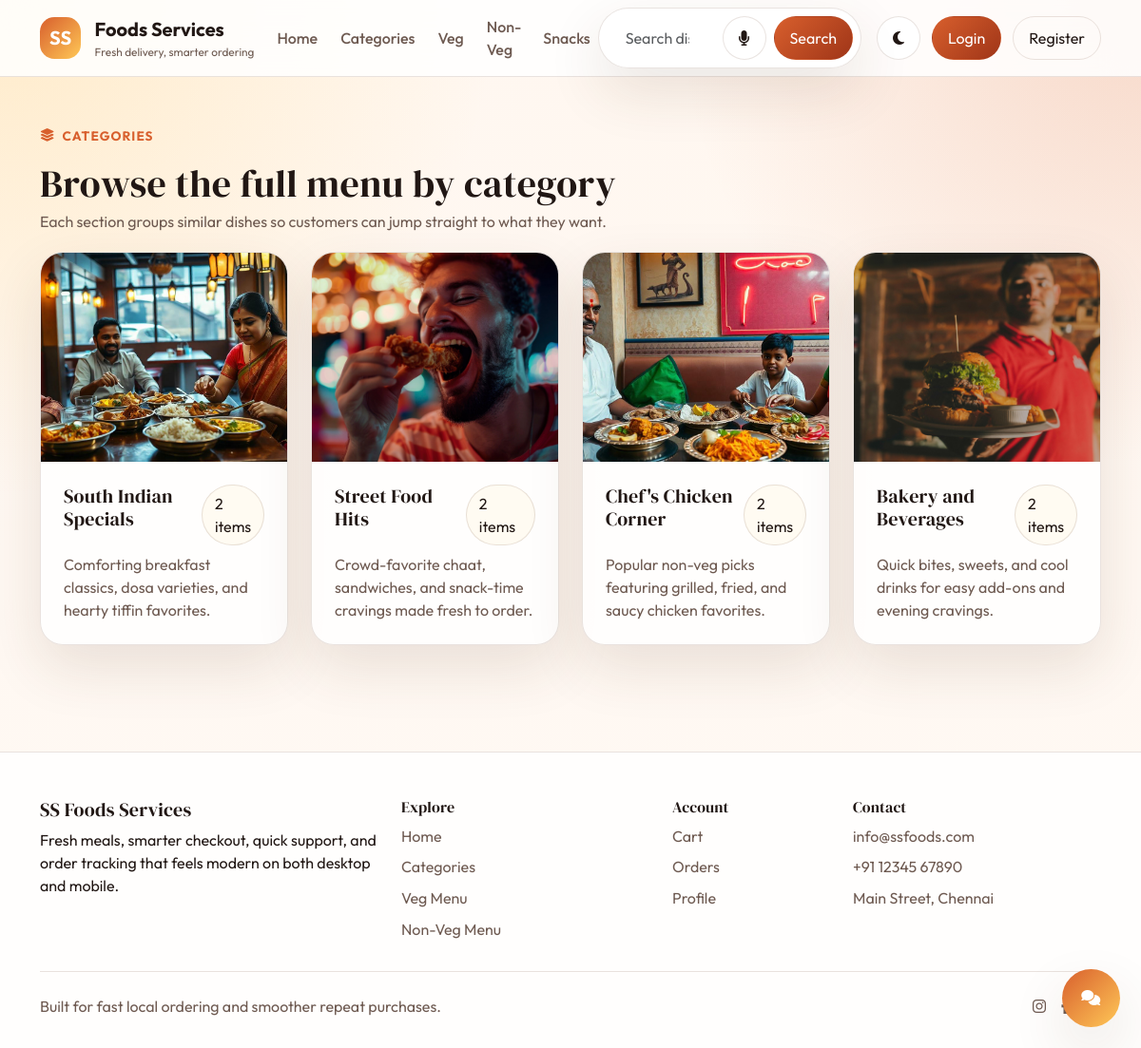
The page /category/ on the database its author committed.
### Food_app/models.py (models this page shows, shortened)
class Category(models.Model):
    food_names = models.CharField(max_length=200)
    image = models.CharField(max_length=3000, null=True, blank=True)
    image_upload = models.FileField(upload_to="category_images/", null=True, blank=True)
    description = models.TextField(max_length=1000)
    class Meta:
        ordering = ["food_names"]
    @property
    def display_image(self):
        if self.image_upload:
            return self.image_upload.url
        if self.image:
            return self.image
        return "https://via.placeholder.com/320x220?text=Category"

### Food_app/app_views.py (the view)
# urls.py: path("category/", views.category, name="Category"),
def category(request):
    categories = Category.objects.annotate(item_count=Count("items"))
    return render(request, "categories.html", {"categories": categories})

### Food_app/context_processors.py (called while the page is built, shortened)
def shared_state(request):
    if not request.user.is_authenticated:
        return {
            "cart_count": 0,
            "unread_notifications_count": 0,
            "recent_notifications": [],
        }

### Food_app/Templates/categories.html
{% extends "layouts/main.html" %}
{% block content %}
<section class="container py-4 py-lg-5">
  <div class="section-header">
    <div>
      <span class="eyebrow"><i class="fa-solid fa-layer-group"></i> Categories</span>
      <h1 class="mt-3 mb-1">Browse the full menu by category</h1>
      <p class="mb-0 subtle">Each section groups similar dishes so customers can jump straight to what they want.</p>
    </div>
  </div>
  <div class="row g-4">
    {% for item in categories %}
    <div class="col-sm-6 col-lg-4 col-xl-3">
      <a class="category-card surface-card d-block h-100" href="{% url 'CategoryDetail' item.food_names %}">
        <img src="{{ item.display_image }}" alt="{{ item.food_names }}">
        <div class="p-3 p-lg-4">
          <div class="d-flex justify-content-between align-items-start gap-2 mb-2">
            <h5 class="mb-0">{{ item.food_names }}</h5>
            <span class="status-pill">{{ item.item_count }} items</span>
          </div>
          <p class="subtle mb-0">{{ item.description|truncatewords:16 }}</p>
        </div>
      </a>
    </div>
    {% empty %}
    <div class="col-12">
      <div class="surface-card p-4 text-center">No categories are available yet.</div>
    </div>
    {% endfor %}
  </div>
</section>
{% endblock %}

### Food_app/Static/CSS/style.css (style rules this page uses)
:root { --bg: #fff7f0; --surface: rgba(255, 255, 255, 0.82); --surface-strong: #ffffff; --surface-alt: #f4e8db; --text: #211714; --muted: #6e5a51; --border: rgba(118, 82, 61, 0.16); --shadow: 0 24px 60px rgba(85, 48, 24, 0.12); --brand: #d85f2d; --brand-deep: #9f3518; --accent: #ffc857; --success: #1f8f5f; --danger: #cb4257; }
body { font-family: "Outfit", sans-serif; background: radial-gradient(circle at top left, rgba(255, 200, 87, 0.25), transparent 32%), radial-gradient(circle at top right, rgba(216, 95, 45, 0.2), transparent 30%), linear-gradient(180deg, var(--bg), color-mix(in srgb, var(--bg) 76%, #ffffff 24%)); color: var(--text); min-height: 100vh; }
h1, h2, h3, h4, h5, h6, .display-font { font-family: "DM Serif Display", serif; letter-spacing: 0.01em; }
a { color: inherit; text-decoration: none; }
.hero-card, .surface-card, .info-panel, .product-card, .summary-card, .timeline-card { background: var(--surface); border: 1px solid var(--border); box-shadow: var(--shadow); border-radius: 1.5rem; }
.eyebrow { display: inline-flex; align-items: center; gap: 0.45rem; color: var(--brand); font-size: 0.85rem; font-weight: 700; text-transform: uppercase; letter-spacing: 0.08em; }
.section-header { display: flex; justify-content: space-between; align-items: end; margin-bottom: 1.25rem; }
.section-header p, .muted-text, .subtle { color: var(--muted); }
.category-card, .product-card { overflow: hidden; height: 100%; }
.category-card img, .product-card img, .detail-image { width: 100%; object-fit: cover; }
.category-card img, .product-card img { height: 220px; }
.rating-pill, .status-pill, .availability-banner { display: inline-flex; align-items: center; gap: 0.45rem; border-radius: 999px; padding: 0.45rem 0.8rem; }
.rating-pill, .status-pill { background: color-mix(in srgb, var(--surface-strong) 92%, var(--accent) 8%); border: 1px solid var(--border); }

### rows shown on the page
Category: display_image (picture), food_names "South Indian Specials", item_count "2", description "Comforting breakfast classics, dosa varieties, and hearty tiffin favorites."
Category: display_image (picture), food_names "Street Food Hits", item_count "2", description "Crowd-favorite chaat, sandwiches, and snack-time cravings made fresh to order."
Category: display_image (picture), food_names "Chef's Chicken Corner", item_count "2", description "Popular non-veg picks featuring grilled, fried, and saucy chicken favorites."
Category: display_image (picture), food_names "Bakery and Beverages", item_count "2", description "Quick bites, sweets, and cool drinks for easy add-ons and evening cravings."
